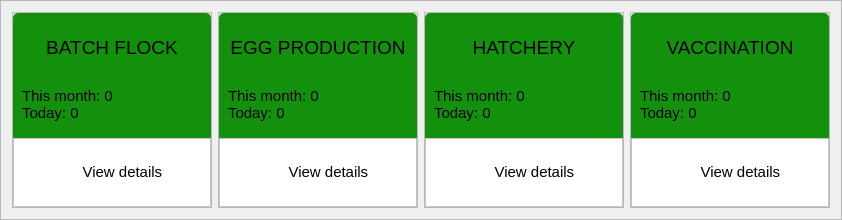
                     <widget class="QFrame" name="frame_10">
                      <property name="minimumSize">
                       <size>
                        <width>0</width>
                        <height>220</height>
                       </size>
                      </property>
                      <property name="frameShape">
                       <enum>QFrame::StyledPanel</enum>
                      </property>
                      <property name="frameShadow">
                       <enum>QFrame::Raised</enum>
                      </property>
                      <layout class="QHBoxLayout" name="horizontalLayout_5">
                       <item>
                        <widget class="QFrame" name="frame_15">
                         <property name="minimumSize">
                          <size>
                           <width>200</width>
                           <height>0</height>
                          </size>
                         </property>
                         <property name="frameShape">
                          <enum>QFrame::StyledPanel</enum>
                         </property>
                         <property name="frameShadow">
                          <enum>QFrame::Raised</enum>
                         </property>
                         <layout class="QVBoxLayout" name="verticalLayout_34">
                          <property name="spacing">
                           <number>0</number>
                          </property>
                          <property name="leftMargin">
                           <number>0</number>
                          </property>
                          <property name="topMargin">
                           <number>0</number>
                          </property>
                          <property name="rightMargin">
                           <number>0</number>
                          </property>
                          <property name="bottomMargin">
                           <number>0</number>
                          </property>
                          <item>
                           <widget class="QFrame" name="frame_48">
                            <property name="minimumSize">
                             <size>
                              <width>100</width>
                              <height>125</height>
                             </size>
                            </property>
                            <property name="styleSheet">
                             <string notr="true">background-color: rgb(19, 145, 13);
border-top-left-radius:5px;
border-top-right-radius:5px</string>
                            </property>
                            <property name="frameShape">
                             <enum>QFrame::StyledPanel</enum>
                            </property>
                            <property name="frameShadow">
                             <enum>QFrame::Raised</enum>
                            </property>
                            <layout class="QVBoxLayout" name="verticalLayout_14">
                             <item>
                              <widget class="QLabel" name="label">
                               <property name="font">
                                <font>
                                 <pointsize>14</pointsize>
                                </font>
                               </property>
                               <property name="text">
                                <string>BATCH FLOCK</string>
                               </property>
                               <property name="alignment">
                                <set>Qt::AlignCenter</set>
                               </property>
                              </widget>
                             </item>
                             <item>
                              <widget class="QLabel" name="lbl_pagHomepage_batchFlock">
                               <property name="font">
                                <font>
                                 <pointsize>11</pointsize>
                                </font>
                               </property>
                               <property name="text">
                                <string>This month: 0
Today: 0</string>
                               </property>
                              </widget>
                             </item>
                            </layout>
                           </widget>
                          </item>
                          <item>
                           <widget class="QFrame" name="frame_49">
                            <property name="minimumSize">
                             <size>
                              <width>0</width>
                              <height>50</height>
                             </size>
                            </property>
                            <property name="maximumSize">
                             <size>
                              <width>16777215</width>
                              <height>80</height>
                             </size>
                            </property>
                            <property name="styleSheet">
                             <string notr="true">background-color: rgb(255, 255, 255);</string>
                            </property>
                            <property name="frameShape">
                             <enum>QFrame::StyledPanel</enum>
                            </property>
                            <property name="frameShadow">
                             <enum>QFrame::Raised</enum>
                            </property>
                            <layout class="QVBoxLayout" name="verticalLayout_35">
                             <property name="spacing">
                              <number>0</number>
                             </property>
                             <property name="leftMargin">
                              <number>0</number>
                             </property>
                             <property name="topMargin">
                              <number>0</number>
                             </property>
                             <property name="rightMargin">
                              <number>0</number>
                             </property>
                             <property name="bottomMargin">
                              <number>0</number>
                             </property>
                             <item>
                              <widget class="QPushButton" name="btn_pageHomepage_viewBachFlock">
                               <property name="minimumSize">
                                <size>
                                 <width>50</width>
                                 <height>50</height>
                                </size>
                               </property>
                               <property name="maximumSize">
                                <size>
                                 <width>16777215</width>
                                 <height>50</height>
                                </size>
                               </property>
                               <property name="font">
                                <font>
                                 <pointsize>11</pointsize>
                                </font>
                               </property>
                               <property name="cursor">
                                <cursorShape>PointingHandCursor</cursorShape>
                               </property>
                               <property name="layoutDirection">
                                <enum>Qt::RightToLeft</enum>
                               </property>
                               <property name="styleSheet">
                                <string notr="true">background-color: rgb(255, 255, 255);
border: 2px solid rgb(255, 255, 255);</string>
                               </property>
                               <property name="text">
                                <string>          View details     </string>
                               </property>
                               <property name="icon">
                                <iconset>
                                 <normaloff>../../../../Downloads/16537366261580817585-128.png</normaloff>../../../../Downloads/16537366261580817585-128.png</iconset>
                               </property>
                               <property name="iconSize">
                                <size>
                                 <width>20</width>
                                 <height>20</height>
                                </size>
                               </property>
                              </widget>
                             </item>
                            </layout>
                           </widget>
                          </item>
                         </layout>
                        </widget>
                       </item>
                       <item>
                        <widget class="QFrame" name="frame_17">
                         <property name="minimumSize">
                          <size>
                           <width>200</width>
                           <height>0</height>
                          </size>
                         </property>
                         <property name="frameShape">
                          <enum>QFrame::StyledPanel</enum>
                         </property>
                         <property name="frameShadow">
                          <enum>QFrame::Raised</enum>
                         </property>
                         <layout class="QVBoxLayout" name="verticalLayout_38">
                          <property name="spacing">
                           <number>0</number>
                          </property>
                          <property name="leftMargin">
                           <number>0</number>
                          </property>
                          <property name="topMargin">
                           <number>0</number>
                          </property>
                          <property name="rightMargin">
                           <number>0</number>
                          </property>
                          <property name="bottomMargin">
                           <number>0</number>
                          </property>
                          <item>
                           <widget class="QFrame" name="frame_52">
                            <property name="minimumSize">
                             <size>
                              <width>100</width>
                              <height>125</height>
                             </size>
                            </property>
                            <property name="styleSheet">
                             <string notr="true">background-color: rgb(19, 145, 13);
border-top-left-radius:5px;
border-top-right-radius:5px</string>
                            </property>
                            <property name="frameShape">
                             <enum>QFrame::StyledPanel</enum>
                            </property>
                            <property name="frameShadow">
                             <enum>QFrame::Raised</enum>
                            </property>
                            <layout class="QVBoxLayout" name="verticalLayout_16">
                             <item>
                              <widget class="QLabel" name="label_14">
                               <property name="font">
                                <font>
                                 <pointsize>14</pointsize>
                                </font>
                               </property>
                               <property name="text">
                                <string>EGG PRODUCTION</string>
                               </property>
                               <property name="alignment">
                                <set>Qt::AlignCenter</set>
                               </property>
                              </widget>
                             </item>
                             <item>
                              <widget class="QLabel" name="lbl_pagHomepage_eggProduction">
                               <property name="font">
                                <font>
                                 <pointsize>11</pointsize>
                                </font>
                               </property>
                               <property name="text">
                                <string>This month: 0
Today: 0</string>
                               </property>
                              </widget>
                             </item>
                            </layout>
                           </widget>
                          </item>
                          <item>
                           <widget class="QFrame" name="frame_53">
                            <property name="minimumSize">
                             <size>
                              <width>0</width>
                              <height>50</height>
                             </size>
                            </property>
                            <property name="maximumSize">
                             <size>
                              <width>16777215</width>
                              <height>80</height>
                             </size>
                            </property>
                            <property name="styleSheet">
                             <string notr="true">background-color: rgb(255, 255, 255);</string>
                            </property>
                            <property name="frameShape">
                             <enum>QFrame::StyledPanel</enum>
                            </property>
                            <property name="frameShadow">
                             <enum>QFrame::Raised</enum>
                            </property>
                            <layout class="QVBoxLayout" name="verticalLayout_39">
                             <property name="spacing">
                              <number>0</number>
                             </property>
                             <property name="leftMargin">
                              <number>0</number>
                             </property>
                             <property name="topMargin">
                              <number>0</number>
                             </property>
                             <property name="rightMargin">
                              <number>0</number>
                             </property>
                             <property name="bottomMargin">
                              <number>0</number>
                             </property>
                             <item>
                              <widget class="QPushButton" name="btn_pageHomepage_viewEggProduction">
                               <property name="minimumSize">
                                <size>
                                 <width>50</width>
                                 <height>50</height>
                                </size>
                               </property>
                               <property name="maximumSize">
                                <size>
                                 <width>16777215</width>
                                 <height>50</height>
                                </size>
                               </property>
                               <property name="font">
                                <font>
                                 <pointsize>11</pointsize>
                                </font>
                               </property>
                               <property name="cursor">
                                <cursorShape>PointingHandCursor</cursorShape>
                               </property>
                               <property name="layoutDirection">
                                <enum>Qt::RightToLeft</enum>
                               </property>
                               <property name="styleSheet">
                                <string notr="true">background-color: rgb(255, 255, 255);
border: 2px solid rgb(255, 255, 255);</string>
                               </property>
                               <property name="text">
                                <string>          View details     </string>
                               </property>
                               <property name="icon">
                                <iconset>
                                 <normaloff>../../../../Downloads/16537366261580817585-128.png</normaloff>../../../../Downloads/16537366261580817585-128.png</iconset>
                               </property>
                               <property name="iconSize">
                                <size>
                                 <width>20</width>
                                 <height>20</height>
                                </size>
                               </property>
                              </widget>
                             </item>
                            </layout>
                           </widget>
                          </item>
                         </layout>
                        </widget>
                       </item>
                       <item>
                        <widget class="QFrame" name="frame_16">
                         <property name="minimumSize">
                          <size>
                           <width>200</width>
                           <height>0</height>
                          </size>
                         </property>
                         <property name="frameShape">
                          <enum>QFrame::StyledPanel</enum>
                         </property>
                         <property name="frameShadow">
                          <enum>QFrame::Raised</enum>
                         </property>
                         <layout class="QVBoxLayout" name="verticalLayout_36">
                          <property name="spacing">
                           <number>0</number>
                          </property>
                          <property name="leftMargin">
                           <number>0</number>
                          </property>
                          <property name="topMargin">
                           <number>0</number>
                          </property>
                          <property name="rightMargin">
                           <number>0</number>
                          </property>
                          <property name="bottomMargin">
                           <number>0</number>
                          </property>
                          <item>
                           <widget class="QFrame" name="frame_50">
                            <property name="minimumSize">
                             <size>
                              <width>100</width>
                              <height>125</height>
                             </size>
                            </property>
                            <property name="styleSheet">
                             <string notr="true">background-color: rgb(19, 145, 13);
border-top-left-radius:5px;
border-top-right-radius:5px</string>
                            </property>
                            <property name="frameShape">
                             <enum>QFrame::StyledPanel</enum>
                            </property>
                            <property name="frameShadow">
                             <enum>QFrame::Raised</enum>
                            </property>
                            <layout class="QVBoxLayout" name="verticalLayout_15">
                             <item>
                              <widget class="QLabel" name="label_12">
                               <property name="font">
                                <font>
                                 <pointsize>14</pointsize>
                                </font>
                               </property>
                               <property name="text">
                                <string>HATCHERY</string>
                               </property>
                               <property name="alignment">
                                <set>Qt::AlignCenter</set>
                               </property>
                              </widget>
                             </item>
                             <item>
                              <widget class="QLabel" name="lbl_pagHomepage_hatchery">
                               <property name="font">
                                <font>
                                 <pointsize>11</pointsize>
                                </font>
                               </property>
                               <property name="text">
                                <string>This month: 0
Today: 0</string>
                               </property>
                              </widget>
                             </item>
                            </layout>
                           </widget>
                          </item>
                          <item>
                           <widget class="QFrame" name="frame_51">
                            <property name="minimumSize">
                             <size>
                              <width>0</width>
                              <height>50</height>
                             </size>
                            </property>
                            <property name="maximumSize">
                             <size>
                              <width>16777215</width>
                              <height>80</height>
                             </size>
                            </property>
                            <property name="styleSheet">
                             <string notr="true">background-color: rgb(255, 255, 255);</string>
                            </property>
                            <property name="frameShape">
                             <enum>QFrame::StyledPanel</enum>
                            </property>
                            <property name="frameShadow">
                             <enum>QFrame::Raised</enum>
                            </property>
                            <layout class="QVBoxLayout" name="verticalLayout_37">
                             <property name="spacing">
                              <number>0</number>
                             </property>
                             <property name="leftMargin">
                              <number>0</number>
                             </property>
                             <property name="topMargin">
                              <number>0</number>
                             </property>
                             <property name="rightMargin">
                              <number>0</number>
                             </property>
                             <property name="bottomMargin">
                              <number>0</number>
                             </property>
                             <item>
                              <widget class="QPushButton" name="btn_pageHomepage_viewHatchery">
                               <property name="minimumSize">
                                <size>
                                 <width>50</width>
                                 <height>50</height>
                                </size>
                               </property>
                               <property name="maximumSize">
                                <size>
                                 <width>16777215</width>
                                 <height>50</height>
                                </size>
                               </property>
                               <property name="font">
                                <font>
                                 <pointsize>11</pointsize>
                                </font>
                               </property>
                               <property name="cursor">
                                <cursorShape>PointingHandCursor</cursorShape>
                               </property>
                               <property name="layoutDirection">
                                <enum>Qt::RightToLeft</enum>
                               </property>
                               <property name="styleSheet">
                                <string notr="true">background-color: rgb(255, 255, 255);
border: 2px solid rgb(255, 255, 255);</string>
                               </property>
                               <property name="text">
                                <string>          View details     </string>
                               </property>
                               <property name="icon">
                                <iconset>
                                 <normaloff>../../../../Downloads/16537366261580817585-128.png</normaloff>../../../../Downloads/16537366261580817585-128.png</iconset>
                               </property>
                               <property name="iconSize">
                                <size>
                                 <width>20</width>
                                 <height>20</height>
                                </size>
                               </property>
                              </widget>
                             </item>
                            </layout>
                           </widget>
                          </item>
                         </layout>
                        </widget>
                       </item>
                       <item>
                        <widget class="QFrame" name="frame_18">
                         <property name="minimumSize">
                          <size>
                           <width>200</width>
                           <height>0</height>
                          </size>
                         </property>
                         <property name="frameShape">
                          <enum>QFrame::StyledPanel</enum>
                         </property>
                         <property name="frameShadow">
                          <enum>QFrame::Raised</enum>
                         </property>
                         <layout class="QVBoxLayout" name="verticalLayout_40">
                          <property name="spacing">
                           <number>0</number>
                          </property>
                          <property name="leftMargin">
                           <number>0</number>
                          </property>
                          <property name="topMargin">
                           <number>0</number>
                          </property>
                          <property name="rightMargin">
                           <number>0</number>
                          </property>
                          <property name="bottomMargin">
                           <number>0</number>
                          </property>
                          <item>
                           <widget class="QFrame" name="frame_54">
                            <property name="minimumSize">
                             <size>
                              <width>100</width>
                              <height>125</height>
                             </size>
                            </property>
                            <property name="styleSheet">
                             <string notr="true">background-color: rgb(19, 145, 13);
border-top-left-radius:5px;
border-top-right-radius:5px</string>
                            </property>
                            <property name="frameShape">
                             <enum>QFrame::StyledPanel</enum>
                            </property>
                            <property name="frameShadow">
                             <enum>QFrame::Raised</enum>
                            </property>
                            <layout class="QVBoxLayout" name="verticalLayout_17">
                             <item>
                              <widget class="QLabel" name="label_22">
                               <property name="font">
                                <font>
                                 <pointsize>14</pointsize>
                                </font>
                               </property>
                               <property name="text">
                                <string>VACCINATION</string>
                               </property>
                               <property name="alignment">
                                <set>Qt::AlignCenter</set>
                               </property>
                              </widget>
                             </item>
                             <item>
                              <widget class="QLabel" name="lbl_pagHomepage_vaccination">
                               <property name="font">
                                <font>
                                 <pointsize>11</pointsize>
                                </font>
                               </property>
                               <property name="text">
                                <string>This month: 0
Today: 0</string>
                               </property>
                              </widget>
                             </item>
                            </layout>
                           </widget>
                          </item>
                          <item>
                           <widget class="QFrame" name="frame_55">
                            <property name="minimumSize">
                             <size>
                              <width>0</width>
                              <height>50</height>
                             </size>
                            </property>
                            <property name="maximumSize">
                             <size>
                              <width>16777215</width>
                              <height>80</height>
                             </size>
                            </property>
                            <property name="styleSheet">
                             <string notr="true">background-color: rgb(255, 255, 255);</string>
                            </property>
                            <property name="frameShape">
                             <enum>QFrame::StyledPanel</enum>
                            </property>
                            <property name="frameShadow">
                             <enum>QFrame::Raised</enum>
                            </property>
                            <layout class="QVBoxLayout" name="verticalLayout_41">
                             <property name="spacing">
                              <number>0</number>
                             </property>
                             <property name="leftMargin">
                              <number>0</number>
                             </property>
                             <property name="topMargin">
                              <number>0</number>
                             </property>
                             <property name="rightMargin">
                              <number>0</number>
                             </property>
                             <property name="bottomMargin">
                              <number>0</number>
                             </property>
                             <item>
                              <widget class="QPushButton" name="btn_pageHomepage_viewVaccination">
                               <property name="minimumSize">
                                <size>
                                 <width>50</width>
                                 <height>50</height>
                                </size>
                               </property>
                               <property name="maximumSize">
                                <size>
                                 <width>16777215</width>
                                 <height>50</height>
                                </size>
                               </property>
                               <property name="font">
                                <font>
                                 <pointsize>11</pointsize>
                                </font>
                               </property>
                               <property name="cursor">
                                <cursorShape>PointingHandCursor</cursorShape>
                               </property>
                               <property name="layoutDirection">
                                <enum>Qt::RightToLeft</enum>
                               </property>
                               <property name="styleSheet">
                                <string notr="true">background-color: rgb(255, 255, 255);
border: 2px solid rgb(255, 255, 255);</string>
                               </property>
                               <property name="text">
                                <string>          View details     </string>
                               </property>
                               <property name="icon">
                                <iconset>
                                 <normaloff>../../../../Downloads/16537366261580817585-128.png</normaloff>../../../../Downloads/16537366261580817585-128.png</iconset>
                               </property>
                               <property name="iconSize">
                                <size>
                                 <width>20</width>
                                 <height>20</height>
                                </size>
                               </property>
                              </widget>
                             </item>
                            </layout>
                           </widget>
                          </item>
                         </layout>
                        </widget>
                       </item>
                      </layout>
                     </widget>
